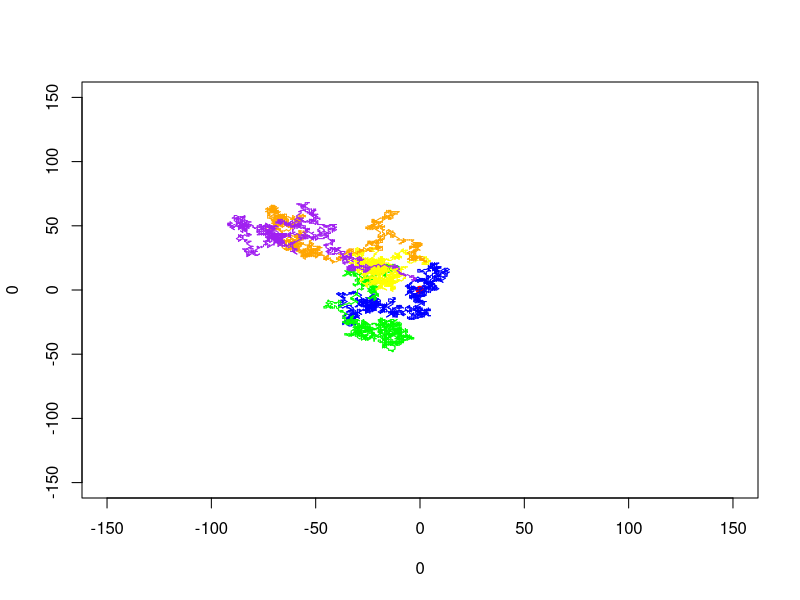

This figure's R source:
## ---- chunk 1
library(ggplot2)
## ---- chunk 2
options <- list(
    c(0, 0),
    c(1, 0),
    c(0, 1),
    c(-1, 0),
    c(0, -1),
    c(1, 1),
    c(-1, -1),
    c(-1, 1),
    c(1, -1)
)

plot(0, 0, xlim = c(-150, 150), ylim = c(-150, 150), col = "red", pch = 19)

simulate_random_walk <- function(k, n) {
    state <- k
    counter <- 0
    color <- "blue"

    for (i in 1:n) {
        if (i == 0.2 * n) {
            color <- "green"
        }
        if (i == 0.4 * n) {
            color <- "yellow"
        }
        if (i == 0.6 * n) {
            color <- "orange"
        }
        if (i == 0.8 * n) {
            color <- "purple"
        }

        move <- sample(options, 1)[[1]]
        state_old <- state
        state <- state + move
        lines(c(state[1], state_old[1]), c(state[2], state_old[2]), col = color)

        if (state[1] == 0 & state[2] == 0) {
            counter <- counter + 1
        }
    }
    cat("Walked back home", counter, "times")
}
## ---- chunk 3
k <- c(0, 0)
n <- 10000

simulate_random_walk(k, n)
